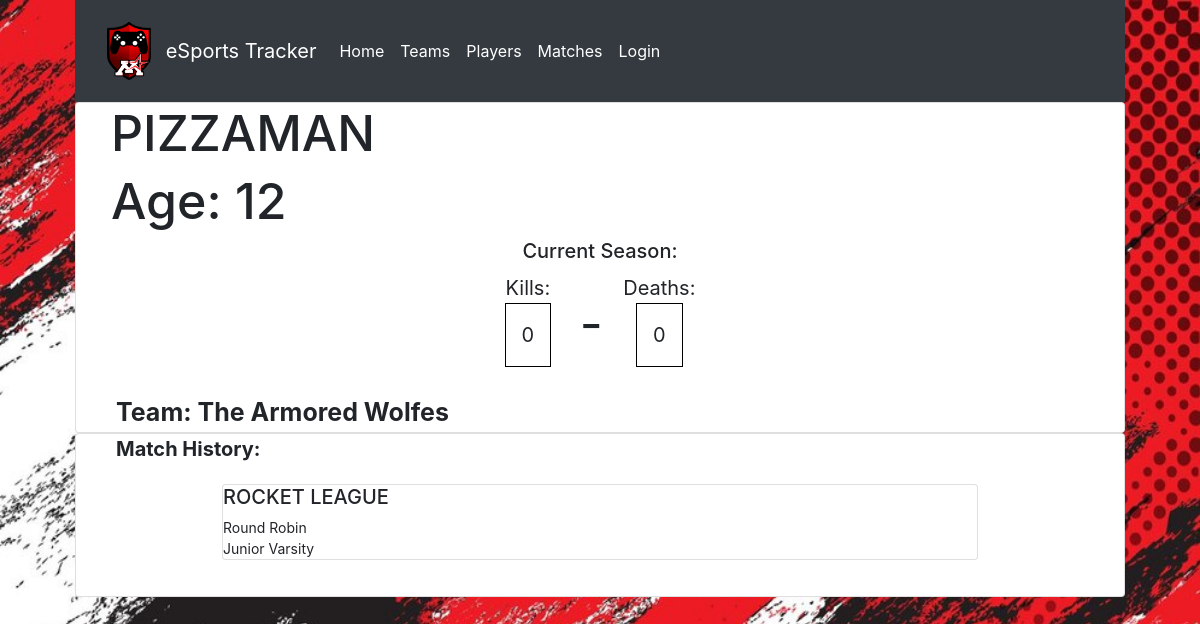
/tracker/players/2, run on the app's committed database.
### tracker/models.py (models this page shows, shortened)
class Player(models.Model):
    username = models.CharField(max_length=10)
    name = models.CharField(max_length=20)
    team = models.ForeignKey('Team', on_delete=models.RESTRICT, null=True)
    age = models.IntegerField()
    kills = models.IntegerField(default=0)
    deaths = models.IntegerField(null=True, default=0)
    assists = models.IntegerField(null=True, default=0)
    KDA = models.CharField(max_length=11,null=True, default="0/0/0")

class Team(models.Model):
    teamName = models.CharField(max_length=25, unique=True)
    game = models.ForeignKey('Game', on_delete=models.SET_NULL, null=True)
    def __str__(self):
        return self.teamName

class Game(models.Model):
    gameName = models.CharField(max_length=30)
    teamSize = models.IntegerField(default=0)
    leagueFormat = models.CharField(choices=leagueFormatChoices, default=roundRobin, max_length=25)
    leagueStructure = models.CharField(choices=leagueStructureChoices, default=jv, max_length=25)

### tracker/views.py (the view)
# urls.py: path('players/<int:pk>', views.PlayerDetailView.as_view(), name='player-detail'),
class PlayerDetailView(generic.DetailView):
    model = Player

### tracker/templates/tracker/player_detail.html (shortened to what this page needs)
{% extends "base_generic.html" %}
{% load static %}
{% block content %}
<div class="card">
  <h1 style="margin-left: 35;font-size: 50">{{player.username | upper}}
</h1>
  <h3 style="margin-left: 35;font-size: 50">Age: {{player.age}}</h3>
      <h3 style="font-size: 20; text-align: center;">Current Season:</h3>
      <div style="text-align: center;">
        <div style="display: inline-block;text-align: center;font-size: 20;margin-right:8px;">Kills:
          <br>
          <p style="display: inline-block;border: 1px solid black;text-align: center;padding: 1rem 1rem;">{{player.kills}}</p>
        </div>
        <div style="display: inline-block;text-align: center;">
          <p style="display: inline-block;text-align: center;padding: 1rem 1rem;font-size: 50;">-</p>
        </div>
        <div style="display: inline-block;text-align: center;font-size: 20;">Deaths:
          <br>
          <p style="display: inline-block;border: 1px solid black;text-align: center;padding: 1rem 1rem;">{{player.deaths}}</p>
        </div>
      </div>
        <div class="card-player-list">
          <strong style="margin-left: 40;font-size: 25" >Team: {{player.team}}</a></strong>
          </div>
        </div>
        <div class="card">
        <div class="card-match-list">
          <strong style="margin-left: 40;font-size: 20">Match History: </strong>
            <div class="card-body">
              <div style="margin: auto; max-width: 800px;" class="card w-75 mb-3">
                <h6 style= "font-size: 20" class = "card-player-gameName">{{player.team.game.gameName | upper}}</h6>
                <h8 style= "font-size: 14" class = "card-player-format">{{player.team.game.leagueFormat}}</h8>
                <h8 style= "font-size: 14" class = "card-player-structure">{{player.team.game.leagueStructure}}</h8>
              </div>
            </div>
        </div>
      </div>
{% endblock %}

### data on the page
Player: username "PIZZAMAN", age "12", kills "0", deaths "0", team "The Armored Wolfes", team.game.gameName "ROCKET LEAGUE", team.game.leagueFormat "Round Robin", team.game.leagueStructure "Junior Varsity"
